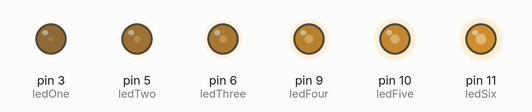
This sketch was run on a simulated Arduino Uno, built with avr-gcc and run on an emulated ATmega328P. On the bench: output pins drawn as LEDs (lit = HIGH).

Above: at 0.05 s.
At 0.15 s:
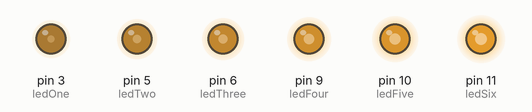
At 0.25 s:
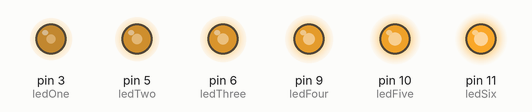
At 0.5 s:
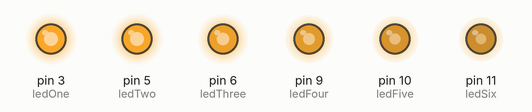
At 0.7 s:
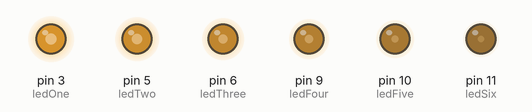
At 0.95 s:
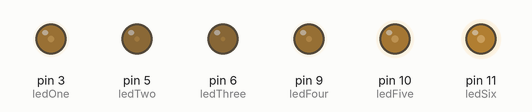
Timing chart, 0 to 3.0 s (numbered marks = the images above):
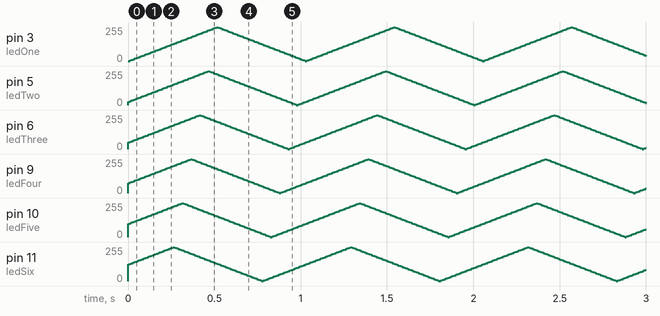

The sketch:

FadePulse.ino
```cpp
//The code is based upon the fade example under examples.

//Starting variables for each PWM LED
int ledOne = 3;
int ledTwo = 5;
int ledThree = 6;
int ledFour = 9;
int ledFive = 10;
int ledSix = 11;
int brightnessOne = 0;
int brightnessTwo = 25;
int brightnessThree = 50;
int brightnessFour = 75;
int brightnessFive = 100;
int brightnessSix = 125;
int fadeAmountOne = 5;
int fadeAmountTwo = 5;
int fadeAmountThree = 5;
int fadeAmountFour = 5;
int fadeAmountFive = 5;
int fadeAmountSix = 5;

//Sets each LED as an output
void setup() {
  pinMode(ledOne, OUTPUT);
  pinMode(ledTwo, OUTPUT);
  pinMode(ledThree, OUTPUT);
  pinMode(ledFour, OUTPUT);
  pinMode(ledFive, OUTPUT);
  pinMode(ledSix, OUTPUT);
}

// Increases the brightness variable by the fade variable, when it reaches a certain value within the if loop it starts subtracting it until it reaches 0 and the loop repeats.
void loop() {
  analogWrite(ledOne, brightnessOne);
  analogWrite(ledTwo, brightnessTwo);
  analogWrite(ledThree, brightnessThree);
  analogWrite(ledFour, brightnessFour);
  analogWrite(ledFive, brightnessFive);
  analogWrite(ledSix, brightnessSix);

  brightnessOne = brightnessOne + fadeAmountOne;
  brightnessTwo = brightnessTwo + fadeAmountTwo;
  brightnessThree = brightnessThree + fadeAmountThree;
  brightnessFour = brightnessFour + fadeAmountFour;
  brightnessFive = brightnessFive + fadeAmountFive;
  brightnessSix = brightnessSix + fadeAmountSix;


  if (brightnessOne <= 0 || brightnessOne >= 255) {
    fadeAmountOne = -fadeAmountOne;
  }
  if (brightnessTwo <= 0 || brightnessTwo >= 255) {
    fadeAmountTwo = -fadeAmountTwo;
  }
  if (brightnessThree <= 0 || brightnessThree >= 255) {
    fadeAmountThree = -fadeAmountThree;
  }
  if (brightnessFour <= 0 || brightnessFour >= 255) {
    fadeAmountFour = -fadeAmountFour;
  }
  if (brightnessFive <= 0 || brightnessFive >= 255) {
    fadeAmountFive = -fadeAmountFive;
  }
  if (brightnessSix <= 0 || brightnessSix >= 255) {
    fadeAmountSix = -fadeAmountSix;
  }
  delay(10);
}
```
